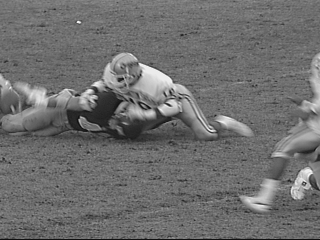
#> input picture FPGA_GİRDİLERİ_ÇIKTILARI/football_Qvga.tif, 320 x 240 px, found by its file name
$ python gorev6_gray2bw_ve_erosion.py
#> lines starting #> are read from the running program, lines starting #| are printed output that depends on the picture; after the words box and inside, x2 and y2 are one past the last pixel; in counts of white or black regions, pixels touching at a corner belong together
import numpy as np
import cv2

image = cv2.imread("C:/Users/PC/Desktop/t/image_compression/football_Qvga.tif")
#> image is the input picture: shape (240, 320, 3); min 13, max 246, mean 110.7
image = cv2.cvtColor(image, cv2.COLOR_BGR2GRAY)
#> image: shape (240, 320)

genislik=image.shape[1]
#> genislik = 320
yukseklik=image.shape[0]
#> yukseklik = 240

img=np.zeros((240,320))

otsu=np.zeros((242,322))
for i in range(yukseklik):
    for j in range(genislik):
        if image[i][j] < 140:
            img[i][j] = 0
        elif image[i][j] >= 140:
            img[i][j] = 255
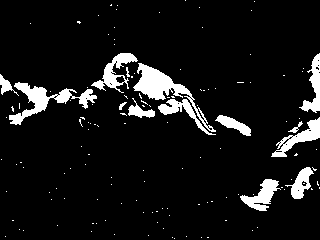
#> img: shape (240, 320) float64; 8.5% white; 137 white regions (123 under 20 px), largest, box (x1, y1, x2, y2) and area: (133, 63, 216, 132) 1206, (9, 82, 97, 125) 1098, (91, 53, 138, 93) 625

otsu[1:241 , 1:321] = img
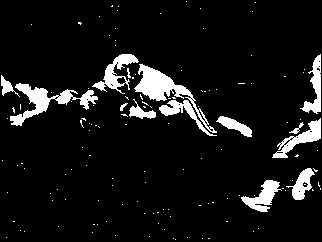
#> otsu: shape (242, 322) float64; 8.4% white; 137 white regions (123 under 20 px), largest, box (x1, y1, x2, y2) and area: (134, 64, 217, 133) 1206, (10, 83, 98, 126) 1098, (92, 54, 139, 94) 625
cv2.imshow("treshold",otsu)

yukseklik1=otsu.shape[0]
#> yukseklik1 = 242
genislik1=otsu.shape[1]
#> genislik1 = 322

kernel=[[1,1,1],
        [1,1,1],
        [1,1,1]]

erosion_filtre = np.zeros(shape=(yukseklik, genislik))

for i in range (0,yukseklik1-2):
    for j in range (0,genislik1-2):
        liste=[]
        liste.append(otsu[i][j]*kernel[0][0])
        liste.append(otsu[i][j+1]*kernel[0][1])
        liste.append(otsu[i][j+2]*kernel[0][2])
        liste.append(otsu[i+1][j]*kernel[1][0])
        liste.append(otsu[i+1][j+1]*kernel[1][1])
        liste.append(otsu[i+1][j+2]*kernel[1][2])
        liste.append(otsu[i+2][j]*kernel[2][0])
        liste.append(otsu[i+2][j+1]*kernel[2][1])
        liste.append(otsu[i+2][j+2]*kernel[2][2])
        for k in liste:
            if (k == 255):
                a=255
                continue
            elif (k == 0):
                a=0
                break
        erosion_filtre[i][j]=a
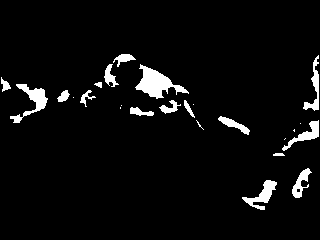
#> erosion_filtre: shape (240, 320) float64; 4.8% white; 25 white regions (8 under 20 px), largest, box (x1, y1, x2, y2) and area: (135, 64, 189, 99) 786, (10, 84, 48, 123) 473, (242, 180, 277, 210) 381
cv2.imshow("erosion",erosion_filtre)

last=np.zeros((240,320))
for i in range(yukseklik):
     for j in range(genislik):
         last[i][j] = img[i][j]-erosion_filtre[i][j]
         if last[i][j] < 0:
             last[i][j] = 0
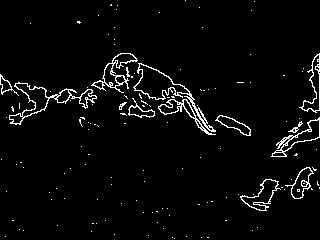
#> last: shape (240, 320) float64; 3.7% white in thin lines or dots

last = np.uint8(last)

cv2.imshow("Gorev6 Python",last)
cv2.waitKey(1)
